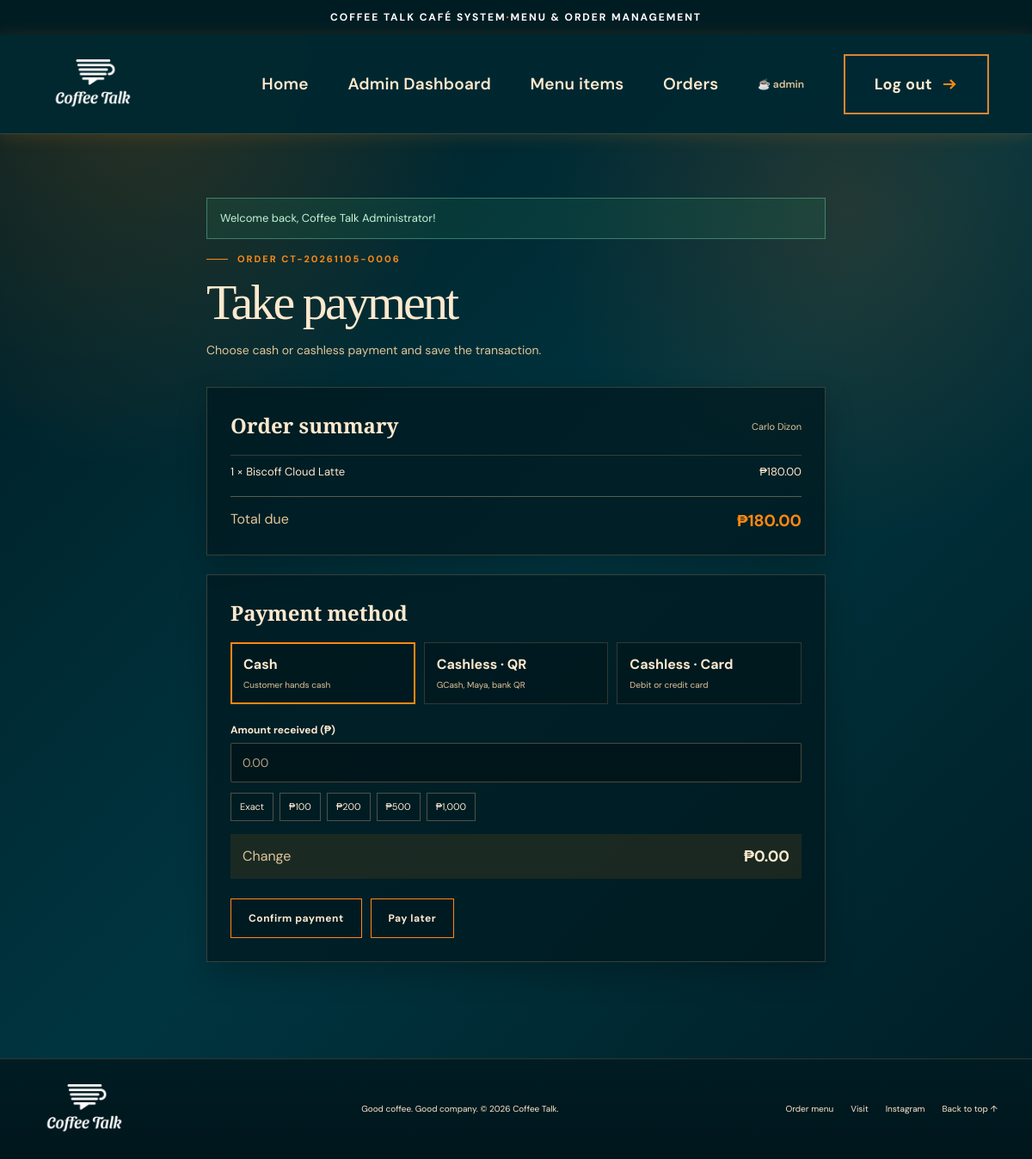
Page /pages/payment.php?ref=CT-20261105-0006 (signed in) on the committed database.
### tables this page shows
CREATE TABLE IF NOT EXISTS `orders` (
  `id` INT UNSIGNED NOT NULL AUTO_INCREMENT,
  `order_ref` VARCHAR(30) NOT NULL,
  `user_id` INT UNSIGNED NULL DEFAULT NULL,
  `item_id` INT UNSIGNED NOT NULL,
  `customer_name` VARCHAR(100) NOT NULL,
  `quantity` SMALLINT UNSIGNED NOT NULL,
  `unit_price` DECIMAL(8,2) NOT NULL,
  `total_amount` DECIMAL(10,2) NOT NULL,
  `status` ENUM('Pending','Preparing','Served','Cancelled') NOT NULL DEFAULT 'Pending',
  `notes` VARCHAR(255) NOT NULL DEFAULT '',
  `created_at` TIMESTAMP NOT NULL DEFAULT CURRENT_TIMESTAMP,
  `updated_at` TIMESTAMP NOT NULL DEFAULT CURRENT_TIMESTAMP ON UPDATE CURRENT_TIMESTAMP,
  PRIMARY KEY (`id`), UNIQUE KEY `uq_orders_ref` (`order_ref`), KEY `idx_orders_status` (`status`), KEY `idx_orders_user` (`user_id`), KEY `idx_orders_item` (`item_id`),
  CONSTRAINT `fk_orders_user` FOREIGN KEY (`user_id`) REFERENCES `users` (`id`) ON DELETE RESTRICT ON UPDATE CASCADE,
  CONSTRAINT `fk_orders_item` FOREIGN KEY (`item_id`) REFERENCES `menu_items` (`id`) ON DELETE RESTRICT ON UPDATE CASCADE
);

CREATE TABLE IF NOT EXISTS `menu_items` (
  `id` INT UNSIGNED NOT NULL AUTO_INCREMENT,
  `name` VARCHAR(80) NOT NULL,
  `category` VARCHAR(40) NOT NULL,
  `description` VARCHAR(255) NOT NULL DEFAULT '',
  `price` DECIMAL(8,2) NOT NULL,
  `is_active` TINYINT(1) NOT NULL DEFAULT 1,
  `created_at` TIMESTAMP NOT NULL DEFAULT CURRENT_TIMESTAMP,
  `updated_at` TIMESTAMP NOT NULL DEFAULT CURRENT_TIMESTAMP ON UPDATE CURRENT_TIMESTAMP,
  PRIMARY KEY (`id`), UNIQUE KEY `uq_menu_category_name` (`category`,`name`), KEY `idx_menu_active` (`is_active`)
);

### config/database.php (called while the page is built, shortened)
<?php
function db_connect(): mysqli
{
    static $conn = null;
    if ($conn === null) {
        $conn = new mysqli(DB_HOST, DB_USER, DB_PASS, DB_NAME);
        $conn->set_charset("utf8mb4");
    }
    return $conn;
}
function db(): mysqli
{
    try {
        return db_connect();
    } catch (mysqli_sql_exception $e) {
        http_response_code(500);
        exit("Database connection failed. Start MySQL, import database/coffee_talk.sql, and check config/database.php.");
    }
}

### pages/payment.php (the view, shortened to what this page needs)
<?php
require_once __DIR__ . "/../includes/functions.php";
$ref = isset($_GET["ref"]) && is_string($_GET["ref"]) ? $_GET["ref"] : "";
$order = fetch_order($ref);
$old = old_get();
$method = isset($old["method"]) && in_array($old["method"], PAYMENT_METHODS, true) ? $old["method"] : "Cash";
$received_value = is_string($old["amount_received"] ?? null) ? $old["amount_received"] : "";
$total = round($order["total"], 2);
$total_input = number_format($total, 2, ".", "");
require __DIR__ . "/../includes/header.php";
?>
<main class="app-main"><div class="app-wrap app-wrap-narrow">
<?= flash_render() ?>
<div class="app-head"><div><div class="eyebrow">Order <?= e($order['ref']) ?></div><h1 class="app-title">Take payment</h1><p class="app-lead">Choose cash or cashless payment and save the transaction.</p></div></div>
<section class="panel">
<div class="panel-head"><h2>Order summary</h2><span class="cell-note"><?= e($order['customer_name']) ?></span></div>
<ul class="summary-lines"><?php foreach ($order['items'] as $line): ?><li><span><?= (int) $line['qty'] ?> × <?= e($line['name']) ?></span><span><?= e(peso($line['total'])) ?></span></li><?php endforeach; ?></ul>
<div class="summary-total"><span>Total due</span><strong><?= e(peso($total)) ?></strong></div>
</section>
<form class="panel" method="post" action="<?= e(url('actions/save_payment.php')) ?>" id="payment-form" data-total="<?= e($total_input) ?>" novalidate>
<div class="panel-head"><h2>Payment method</h2></div>
<div class="pay-options" role="radiogroup" aria-label="Payment method">
<label class="pay-option"><input type="radio" name="method" value="Cash"<?= $method === 'Cash' ? ' checked' : '' ?> /><span class="pay-card"><strong>Cash</strong><small>Customer hands cash</small></span></label>
<label class="pay-option"><input type="radio" name="method" value="QR"<?= $method === 'QR' ? ' checked' : '' ?> /><span class="pay-card"><strong>Cashless · QR</strong><small>GCash, Maya, bank QR</small></span></label>
<label class="pay-option"><input type="radio" name="method" value="Card"<?= $method === 'Card' ? ' checked' : '' ?> /><span class="pay-card"><strong>Cashless · Card</strong><small>Debit or credit card</small></span></label>
</div>
<div id="cash-fields">
<div class="field"><label for="amount_received">Amount received (₱)</label><input type="number" id="amount_received" name="amount_received" min="<?= e($total_input) ?>" step="0.01" inputmode="decimal" placeholder="0.00" value="<?= e($received_value) ?>" /></div>
<div class="quick-cash"><button class="btn-sm" type="button" data-exact>Exact</button><button class="btn-sm" type="button" data-amount="100">₱100</button><button class="btn-sm" type="button" data-amount="200">₱200</button><button class="btn-sm" type="button" data-amount="500">₱500</button><button class="btn-sm" type="button" data-amount="1000">₱1,000</button></div>
<div class="change-box" id="change-box"><span>Change</span><strong id="change-value">₱0.00</strong></div>
</div>
<div class="form-actions"><button class="button" type="submit">Confirm payment</button><a class="text-link" href="<?= e(url('pages/transactions.php')) ?>">Pay later</a></div>
</form>
</div></main>
<?php require __DIR__ . "/../includes/footer.php"; ?>

### rows in the picture
orders: order_ref "CT-20261105-0006", customer_name "Carlo Dizon", quantity "1", item.name "Biscoff Cloud Latte", total "₱180.00"

### other values in the picture
$announcement "COFFEE TALK CAFÉ SYSTEM · MENU & ORDER MANAGEMENT"
$dashboardLabel "Admin Dashboard"
$user['username'] "admin"
$flash["message"] "Welcome back, Coffee Talk Administrator!"
peso($total) "₱180.00"
